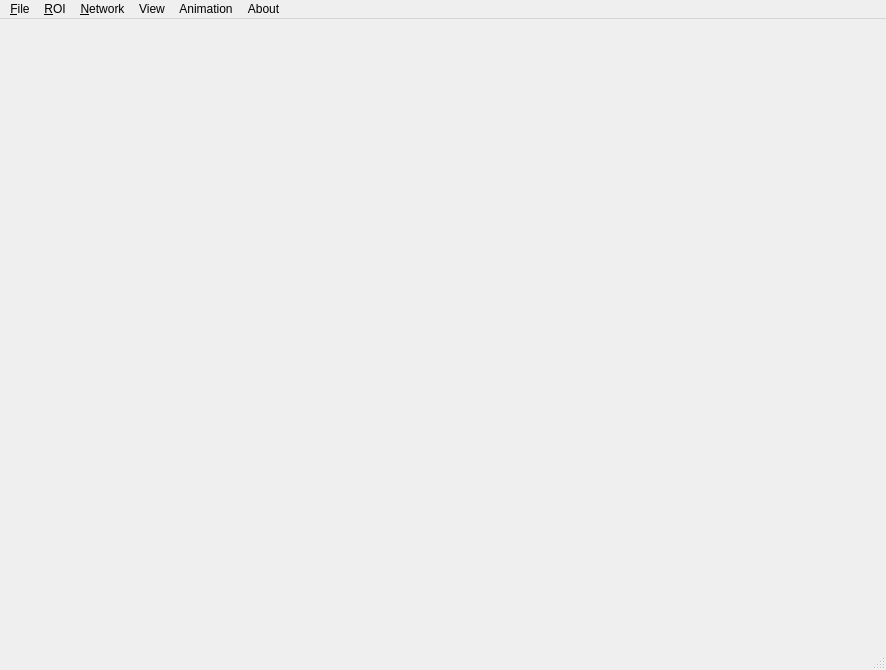
<?xml version="1.0" encoding="UTF-8"?>
<ui version="4.0">
 <class>MainWindow</class>
 <widget class="QMainWindow" name="MainWindow">
  <property name="geometry">
   <rect>
    <x>0</x>
    <y>0</y>
    <width>886</width>
    <height>670</height>
   </rect>
  </property>
  <property name="windowTitle">
   <string>MainWindow</string>
  </property>
  <widget class="QWidget" name="centralwidget">
   <layout class="QGridLayout" name="gridLayout_3">
    <item row="0" column="0">
     <widget class="SlidingStackedWidget" name="stackedWidget">
      <property name="currentIndex">
       <number>1</number>
      </property>
      <widget class="CUnit" name="profile1"/>
      <widget class="CUnit" name="profile2"/>
     </widget>
    </item>
   </layout>
  </widget>
  <widget class="QMenuBar" name="menubar">
   <property name="geometry">
    <rect>
     <x>0</x>
     <y>0</y>
     <width>886</width>
     <height>29</height>
    </rect>
   </property>
   <widget class="QMenu" name="menu_File">
    <property name="title">
     <string>&amp;File</string>
    </property>
    <addaction name="actionOpen_Surface"/>
    <addaction name="actionOpen_Fiber"/>
    <addaction name="actionOpen_Volume"/>
    <addaction name="actionOpen_Bolds"/>
    <addaction name="actionOpen_GM_Mask"/>
    <addaction name="actionLoad_Profile"/>
    <addaction name="actionSave_Profile"/>
    <addaction name="actionSave_Profile_As"/>
    <addaction name="separator"/>
    <addaction name="action_Quit"/>
   </widget>
   <widget class="QMenu" name="menu_ROI">
    <property name="title">
     <string>&amp;ROI</string>
    </property>
    <addaction name="actionDefine_Now"/>
    <addaction name="actionGenerate_Network"/>
   </widget>
   <widget class="QMenu" name="menu_Network">
    <property name="title">
     <string>&amp;Network</string>
    </property>
    <widget class="QMenu" name="menuNetwork_Type">
     <property name="title">
      <string>Network Type</string>
     </property>
     <addaction name="actionFunctional_Network"/>
     <addaction name="actionEffective_Network"/>
     <addaction name="actionStructrual_Network"/>
     <addaction name="actionNone"/>
    </widget>
    <addaction name="actionLoad_Network"/>
    <addaction name="actionSave_Network"/>
    <addaction name="actionRemove_Network"/>
    <addaction name="actionAdjust_ROIs"/>
    <addaction name="menuNetwork_Type"/>
    <addaction name="actionDock_Template"/>
   </widget>
   <widget class="QMenu" name="menuView">
    <property name="title">
     <string>View</string>
    </property>
    <addaction name="actionNextProfile"/>
    <addaction name="actionPreviousProfile"/>
    <addaction name="separator"/>
    <addaction name="actionAdd_Sliding_Window"/>
    <addaction name="actionClose_Current_Sliding_Window"/>
    <addaction name="separator"/>
    <addaction name="actionDisconnect_Camera"/>
    <addaction name="actionAdjust_Surface_Opacity"/>
    <addaction name="actionAdjust_Fiber_Opacity"/>
    <addaction name="separator"/>
    <addaction name="actionSwitch2T1"/>
   </widget>
   <widget class="QMenu" name="menuAbout">
    <property name="title">
     <string>Animation</string>
    </property>
    <addaction name="actionWarpSlides"/>
    <addaction name="actionVertical"/>
    <addaction name="actionAdjust_Speed"/>
   </widget>
   <widget class="QMenu" name="menuAbout_2">
    <property name="title">
     <string>About</string>
    </property>
   </widget>
   <addaction name="menu_File"/>
   <addaction name="menu_ROI"/>
   <addaction name="menu_Network"/>
   <addaction name="menuView"/>
   <addaction name="menuAbout"/>
   <addaction name="menuAbout_2"/>
  </widget>
  <widget class="QStatusBar" name="statusbar"/>
  <action name="actionOpen_Surface">
   <property name="text">
    <string>Open &amp;Surface</string>
   </property>
   <property name="shortcut">
    <string>Ctrl+S</string>
   </property>
  </action>
  <action name="actionOpen_Fiber">
   <property name="text">
    <string>Open &amp;Fiber</string>
   </property>
   <property name="shortcut">
    <string>Ctrl+F</string>
   </property>
  </action>
  <action name="actionOpen_Volume">
   <property name="text">
    <string>Open &amp;Volume</string>
   </property>
   <property name="shortcut">
    <string>Ctrl+V</string>
   </property>
  </action>
  <action name="actionOpen_Bolds">
   <property name="text">
    <string>Open &amp;Bolds</string>
   </property>
   <property name="shortcut">
    <string>Ctrl+B</string>
   </property>
  </action>
  <action name="action_Quit">
   <property name="text">
    <string>&amp;Quit</string>
   </property>
   <property name="shortcut">
    <string>Ctrl+Q</string>
   </property>
  </action>
  <action name="actionLoad_From_File">
   <property name="text">
    <string>Load ROI From File</string>
   </property>
  </action>
  <action name="actionDefine_Now">
   <property name="text">
    <string>Define ROI...</string>
   </property>
   <property name="shortcut">
    <string>Ctrl+D</string>
   </property>
  </action>
  <action name="actionPick_from_Surface">
   <property name="text">
    <string>Pick from Surface</string>
   </property>
  </action>
  <action name="actionDraw_from_volume">
   <property name="text">
    <string>Draw from volume</string>
   </property>
  </action>
  <action name="actionRecord2Default">
   <property name="text">
    <string>Record2Default</string>
   </property>
  </action>
  <action name="actionCustumize_Record">
   <property name="text">
    <string>Custumize Record</string>
   </property>
  </action>
  <action name="actionDisconnect_Camera">
   <property name="text">
    <string>Disconnect Camera</string>
   </property>
  </action>
  <action name="actionLoad_Network">
   <property name="text">
    <string>Load &amp;Network</string>
   </property>
   <property name="shortcut">
    <string>Ctrl+N</string>
   </property>
  </action>
  <action name="actionAdjust_ROIs">
   <property name="enabled">
    <bool>false</bool>
   </property>
   <property name="text">
    <string>Nodes Controller</string>
   </property>
   <property name="shortcut">
    <string>Ctrl+C</string>
   </property>
  </action>
  <action name="actionLoad_Profile">
   <property name="text">
    <string>Load &amp;Profile</string>
   </property>
   <property name="shortcut">
    <string>Ctrl+P</string>
   </property>
  </action>
  <action name="actionAdjust_Nodes">
   <property name="text">
    <string>Adjust Nodes</string>
   </property>
  </action>
  <action name="actionAdd_a_node">
   <property name="text">
    <string>Add ROI to network..</string>
   </property>
  </action>
  <action name="actionGenerate_Network">
   <property name="text">
    <string>Generate Network</string>
   </property>
  </action>
  <action name="actionFunctional_Network">
   <property name="checkable">
    <bool>true</bool>
   </property>
   <property name="checked">
    <bool>true</bool>
   </property>
   <property name="enabled">
    <bool>true</bool>
   </property>
   <property name="text">
    <string>Functional Network</string>
   </property>
  </action>
  <action name="actionEffective_Network">
   <property name="checkable">
    <bool>true</bool>
   </property>
   <property name="checked">
    <bool>false</bool>
   </property>
   <property name="text">
    <string>Effective Network</string>
   </property>
  </action>
  <action name="actionSave_Network">
   <property name="text">
    <string>Save Network...</string>
   </property>
  </action>
  <action name="actionNextProfile">
   <property name="text">
    <string>Next Window</string>
   </property>
   <property name="shortcut">
    <string>Right</string>
   </property>
  </action>
  <action name="actionPreviousProfile">
   <property name="text">
    <string>Previous Window</string>
   </property>
   <property name="shortcut">
    <string>Left</string>
   </property>
  </action>
  <action name="actionAdd_Profile">
   <property name="text">
    <string>Add Profile</string>
   </property>
   <property name="shortcut">
    <string>Ctrl+A</string>
   </property>
  </action>
  <action name="actionClose_Current_Profile">
   <property name="text">
    <string>Close Current Profile</string>
   </property>
   <property name="shortcut">
    <string>Ctrl+W</string>
   </property>
  </action>
  <action name="actionAdd_Sliding_Window">
   <property name="text">
    <string>Add Window</string>
   </property>
   <property name="shortcut">
    <string>Ctrl+A</string>
   </property>
  </action>
  <action name="actionClose_Current_Sliding_Window">
   <property name="text">
    <string>Close Current Window</string>
   </property>
   <property name="shortcut">
    <string>Ctrl+W</string>
   </property>
  </action>
  <action name="actionSave_Profile">
   <property name="text">
    <string>Save Profile</string>
   </property>
   <property name="shortcut">
    <string>Meta+P</string>
   </property>
  </action>
  <action name="actionSave_Profile_As">
   <property name="text">
    <string>Save Profile As...</string>
   </property>
  </action>
  <action name="actionWarpSlides">
   <property name="checkable">
    <bool>true</bool>
   </property>
   <property name="checked">
    <bool>true</bool>
   </property>
   <property name="text">
    <string>WrapSlides</string>
   </property>
  </action>
  <action name="actionVertical">
   <property name="checkable">
    <bool>true</bool>
   </property>
   <property name="text">
    <string>Vertical</string>
   </property>
  </action>
  <action name="actionIncrease">
   <property name="text">
    <string>Increase</string>
   </property>
   <property name="shortcut">
    <string>Ctrl+=</string>
   </property>
  </action>
  <action name="actionDecrease">
   <property name="text">
    <string>Decrease</string>
   </property>
   <property name="shortcut">
    <string>Ctrl+-</string>
   </property>
  </action>
  <action name="actionDock_Window">
   <property name="text">
    <string>Dock Window...</string>
   </property>
  </action>
  <action name="actionAdjust_Speed">
   <property name="text">
    <string>Adjust Speed</string>
   </property>
  </action>
  <action name="actionStructrual_Network">
   <property name="checkable">
    <bool>true</bool>
   </property>
   <property name="text">
    <string>Structrual Network</string>
   </property>
  </action>
  <action name="actionNone">
   <property name="checkable">
    <bool>true</bool>
   </property>
   <property name="text">
    <string>None</string>
   </property>
  </action>
  <action name="actionRemove_Network">
   <property name="enabled">
    <bool>false</bool>
   </property>
   <property name="text">
    <string>Remove Current Network</string>
   </property>
  </action>
  <action name="actionAdjust_Surface_Opacity">
   <property name="text">
    <string>Adjust Surface Opacity</string>
   </property>
  </action>
  <action name="actionAdjust_Fiber_Opacity">
   <property name="text">
    <string>Adjust Fiber Opacity</string>
   </property>
  </action>
  <action name="actionDock_Template">
   <property name="enabled">
    <bool>false</bool>
   </property>
   <property name="text">
    <string>Import Template</string>
   </property>
   <property name="shortcut">
    <string>Ctrl+T</string>
   </property>
  </action>
  <action name="actionDisable_BOLDs">
   <property name="checkable">
    <bool>true</bool>
   </property>
   <property name="text">
    <string>Disable BOLDs</string>
   </property>
  </action>
  <action name="actionOpen_GM_Mask">
   <property name="text">
    <string>Open GM Mask</string>
   </property>
   <property name="shortcut">
    <string>Ctrl+G</string>
   </property>
  </action>
  <action name="actionSwitch2T1">
   <property name="checkable">
    <bool>true</bool>
   </property>
   <property name="text">
    <string>Switch2T1</string>
   </property>
  </action>
 </widget>
 <customwidgets>
  <customwidget>
   <class>SlidingStackedWidget</class>
   <extends>QStackedWidget</extends>
   <header location="global">SlidingStackedWidget.h</header>
   <container>1</container>
  </customwidget>
  <customwidget>
   <class>CUnit</class>
   <extends>QWidget</extends>
   <header>unit.h</header>
   <container>1</container>
  </customwidget>
 </customwidgets>
 <resources/>
 <connections/>
</ui>
